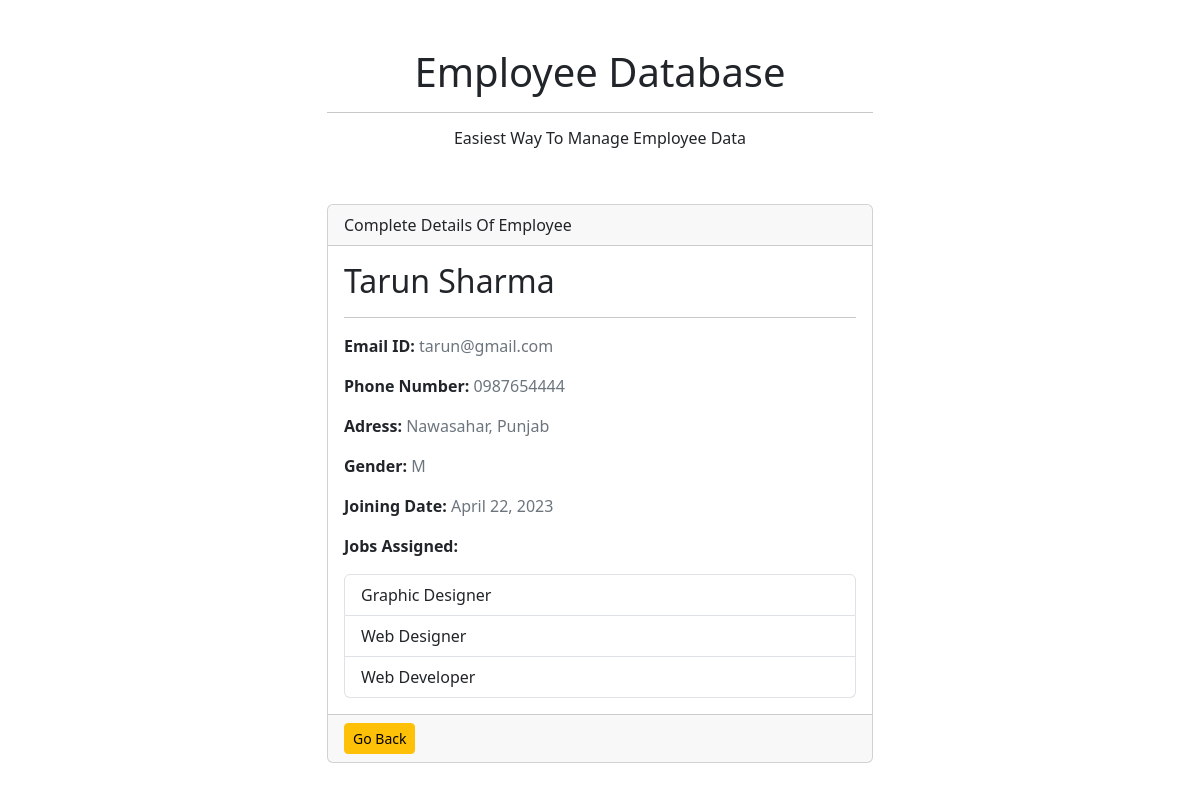
Screenshot of /employees/2/ with the database file from the repository.
### ems/models.py (models this page shows, shortened)
class Employee(models.Model):
    GENDER_CHOICES = [('M','Male'), ('F','Female'),('O','Other')]
    first_name = models.CharField(max_length=200)
    last_name = models.CharField(max_length=200)
    email = models.EmailField(max_length=250)
    phone_number = models.CharField(max_length=10,blank=True)
    address = models.TextField()
    gender = models.CharField(max_length=1, choices=GENDER_CHOICES,blank=True)
    dob = models.DateField()
    joining_date = models.DateField()
    jobs = models.ManyToManyField('job',blank=True)

class Job(models.Model):
    name = models.CharField(max_length=250)

### ems/views.py (the view)
# urls.py: path('employees/<int:employee_id>/', views.employee_detail, name= 'employee_detail'),
def employee_detail(request,employee_id):
    try:
        employee = Employee.objects.get(id=employee_id)
    except Employee.DoesNotExist:
        raise Http404('Employee not found')
    return render(request,'ems/employee_detail.html',{'employee':employee})

### ems/templates/ems/employee_detail.html
 {% extends 'ems/base.html' %}
 {% block content %}
 <div class="col-md-6">
    <div class="card mb-5">
        <div class="card-header">
            Complete Details Of Employee
        </div>
        <div class="card-body">
            <h2> {{ employee.first_name|capfirst }} {{ employee.last_name|capfirst }} </h2>
            <hr>
            <p><strong> Email ID: </strong> <span class="text-secondary"> {{ employee.email }} </span></p>
            <p><strong> Phone Number: </strong> <span class="text-secondary"> {{ employee.phone_number }} </span></p>
            <p><strong> Adress: </strong> <span class="text-secondary"> {{ employee.address }} </span></p>
            <p><strong> Gender: </strong> <span class="text-secondary"> {{ employee.gender }} </span></p>
            <p><strong> Joining Date: </strong> <span class="text-secondary"> {{ employee.joining_date }} </span></p>
            <p><strong> Jobs Assigned: </strong> </p>
            {% if employee.jobs.all %}
            <ul class="list-group">
            {% for job in employee.jobs.all %}
                <li class="list-group-item"> {{ job.name }} </li>
            {% endfor %}
            </ul>
            {% endif %}
        </div>
        <div class="card-footer">
            <a href="{% url 'home' %}" class="btn btn-sm btn-warning"> Go Back </a>
        </div>
    </div>
 </div>
{% endblock content %}

### rows the page displays
Employee: first_name "Tarun", last_name "Sharma", email "tarun@gmail.com", phone_number "0987654444", address "Nawasahar, Punjab", gender "M", joining_date "April 22, 2023"
Job: name "Graphic Designer"
Job: name "Web Designer"
Job: name "Web Developer"
